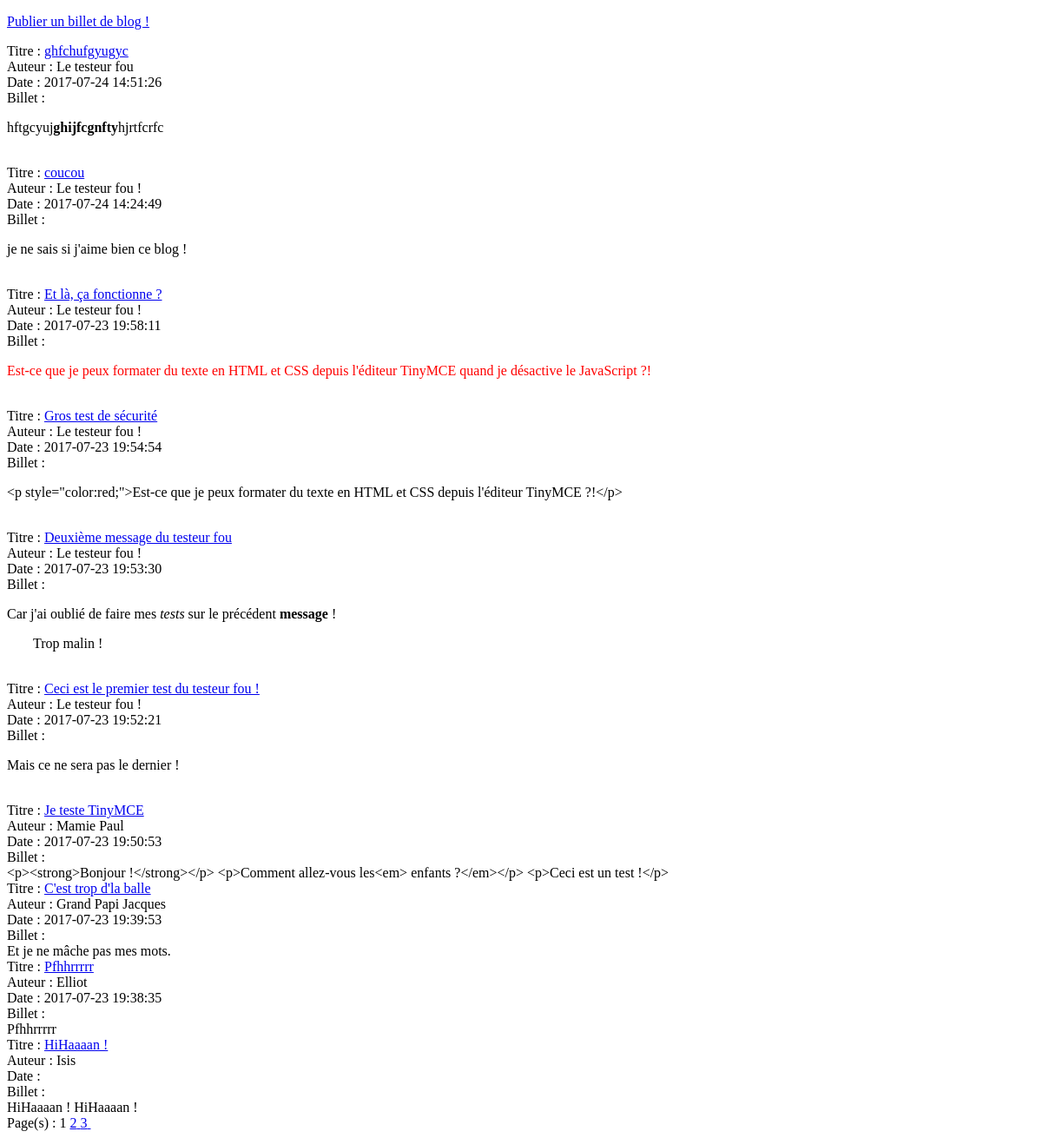
Before: / with the older database file.
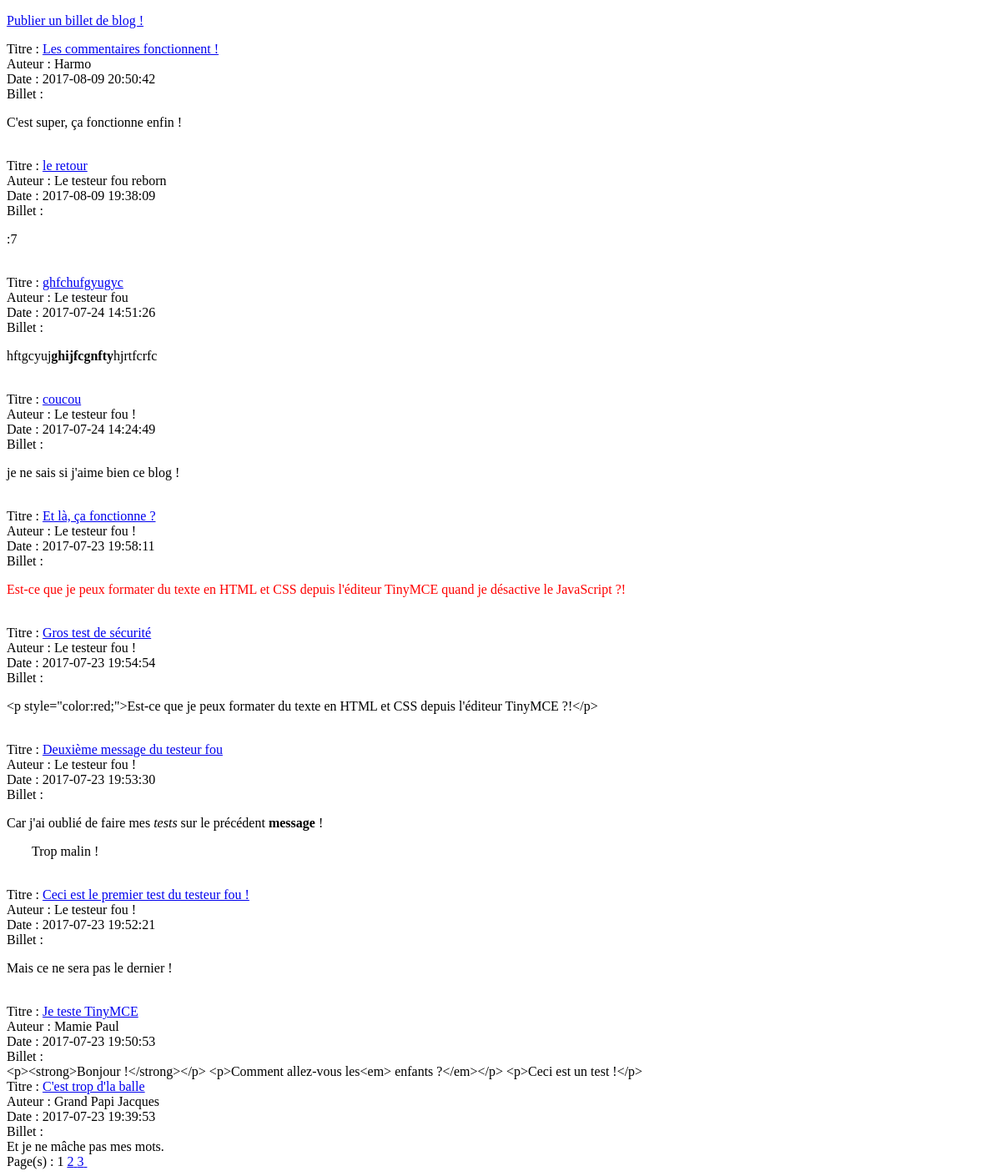
After: the same page with the newer database file.
### tables this page shows
CREATE TABLE `billets` (
  `id_billet` int(11) NOT NULL,
  `auteur_billet` varchar(255) NOT NULL,
  `titre_billet` varchar(255) NOT NULL,
  `contenu_billet` text NOT NULL,
  `date_billet` timestamp NULL DEFAULT CURRENT_TIMESTAMP
);

### index.php (the view, shortened to what this page needs)
<?php include("includes/header.php"); ?>
<p><a href="publication_billet.php"> Publier un billet de blog ! </a></p>
<?php
  $billets_par_page = 10;
  $retour_total = $bdd->query('SELECT id_billet FROM billets');
  $donnees_total = $retour_total->RowCount();
  $nombre_de_pages = ceil($donnees_total/$billets_par_page);
  if(isset ($_GET['page']) && !empty($_GET['page']) && $_GET['page'] >0 ){
    $_GET['page'] = intval($_GET['page']);
    $page_courante = $_GET['page'];
  } else {
    $page_courante = 1;
  }
  $premiere_entree = ($page_courante-1)*$billets_par_page;
  $requete = $bdd->query('SELECT * FROM billets ORDER BY id_billet DESC LIMIT '.$premiere_entree.', '.$billets_par_page);
  while ($donnees = $requete->fetch()){
    echo "Titre : <a href='affichage_billet.php?billet=" . $donnees['id_billet'] . "'>" . htmlspecialchars($donnees['titre_billet']). "</a><br>";
    echo "Auteur : " . htmlspecialchars($donnees['auteur_billet'])."<br>";
    echo "Date : " . htmlspecialchars($donnees['date_billet'])."<br>";
    echo "Billet :<br>" . $donnees['contenu_billet']."<br>";
  }
echo "Page(s) : ";
  for($i=1; $i<=$nombre_de_pages;$i++){
    if($i == $page_courante){
      echo  $i.' ';
  } else {
    echo '<a href ="index.php?page='.$i.'">'.$i.'&nbsp;</a>';}
  }
?>
<?php include("includes/footer.php"); ?>

### includes/header.php (shortened to what this page needs)
<!DOCTYPE html>
<html lang="fr">
  <head>
  </head>
  <body>

### includes/footer.php
</body>
</html>

Changed rows visible on the page:
no longer on this page (row unchanged): billets: titre_billet "Pfhhrrrrr", auteur_billet "Elliot", date_billet "2017-07-23 19:38:35", contenu_billet "Pfhhrrrrr"
no longer on this page (row unchanged): billets: titre_billet "HiHaaaan !", auteur_billet "Isis", contenu_billet "HiHaaaan ! HiHaaaan !"
added billets: titre_billet "Les commentaires fonctionnent !", auteur_billet "Harmo", date_billet "2017-08-09 20:50:42", contenu_billet "C'est super, ça fonctionne enfin !"
added billets: titre_billet "le retour", auteur_billet "Le testeur fou reborn", date_billet "2017-08-09 19:38:09", contenu_billet ":7"
